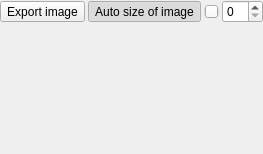
<?xml version="1.0" encoding="UTF-8"?>
<ui version="4.0">
 <class>SliceDockWidget</class>
 <widget class="QDockWidget" name="SliceDockWidget">
  <property name="geometry">
   <rect>
    <x>0</x>
    <y>0</y>
    <width>200</width>
    <height>154</height>
   </rect>
  </property>
  <property name="minimumSize">
   <size>
    <width>200</width>
    <height>154</height>
   </size>
  </property>
  <property name="allowedAreas">
   <set>Qt::AllDockWidgetAreas</set>
  </property>
  <property name="windowTitle">
   <string>Slice</string>
  </property>
  <widget class="QWidget" name="dockWidgetContents">
   <layout class="QGridLayout" name="gridLayout" columnstretch="0,0,0,0" columnminimumwidth="0,0,0,0">
    <property name="leftMargin">
     <number>0</number>
    </property>
    <property name="topMargin">
     <number>0</number>
    </property>
    <property name="rightMargin">
     <number>0</number>
    </property>
    <property name="bottomMargin">
     <number>0</number>
    </property>
    <property name="horizontalSpacing">
     <number>3</number>
    </property>
    <property name="verticalSpacing">
     <number>0</number>
    </property>
    <item row="0" column="1">
     <widget class="QToolButton" name="toolButtonFill">
      <property name="toolTip">
       <string>Auto size of image</string>
      </property>
      <property name="text">
       <string>Auto size of image</string>
      </property>
      <property name="icon">
       <iconset resource="../resources.qrc">
        <normaloff>:/icons/icons/images/icons_24.png</normaloff>:/icons/icons/images/icons_24.png</iconset>
      </property>
      <property name="checkable">
       <bool>true</bool>
      </property>
      <property name="checked">
       <bool>true</bool>
      </property>
     </widget>
    </item>
    <item row="0" column="0">
     <widget class="QToolButton" name="toolButtonSave">
      <property name="toolTip">
       <string>Export image</string>
      </property>
      <property name="text">
       <string>Export image</string>
      </property>
      <property name="icon">
       <iconset resource="../resources.qrc">
        <normaloff>:/icons/icons/images/icons_10.png</normaloff>:/icons/icons/images/icons_10.png</iconset>
      </property>
     </widget>
    </item>
    <item row="0" column="2">
     <widget class="QSlider" name="horizontalSlider">
      <property name="orientation">
       <enum>Qt::Horizontal</enum>
      </property>
     </widget>
    </item>
    <item row="0" column="3">
     <widget class="QSpinBox" name="spinBox"/>
    </item>
    <item row="2" column="0" colspan="4">
     <widget class="QScrollArea" name="scrollArea">
      <property name="frameShape">
       <enum>QFrame::NoFrame</enum>
      </property>
      <property name="widgetResizable">
       <bool>true</bool>
      </property>
      <widget class="QWidget" name="scrollAreaWidgetContents">
       <property name="geometry">
        <rect>
         <x>0</x>
         <y>0</y>
         <width>200</width>
         <height>82</height>
        </rect>
       </property>
       <layout class="QHBoxLayout" name="horizontalLayout_2">
        <property name="spacing">
         <number>0</number>
        </property>
        <property name="leftMargin">
         <number>0</number>
        </property>
        <property name="topMargin">
         <number>0</number>
        </property>
        <property name="rightMargin">
         <number>0</number>
        </property>
        <property name="bottomMargin">
         <number>0</number>
        </property>
        <item>
         <widget class="ImageWidget" name="imageWidget" native="true">
          <property name="cursor">
           <cursorShape>CrossCursor</cursorShape>
          </property>
          <property name="mouseTracking">
           <bool>true</bool>
          </property>
         </widget>
        </item>
       </layout>
      </widget>
     </widget>
    </item>
    <item row="4" column="0" colspan="4">
     <layout class="QHBoxLayout" name="horizontalLayout">
      <item>
       <widget class="QLabel" name="labelInfo">
        <property name="sizePolicy">
         <sizepolicy hsizetype="Expanding" vsizetype="Preferred">
          <horstretch>0</horstretch>
          <verstretch>0</verstretch>
         </sizepolicy>
        </property>
        <property name="text">
         <string/>
        </property>
        <property name="indent">
         <number>3</number>
        </property>
       </widget>
      </item>
      <item>
       <widget class="QLabel" name="labelLoading">
        <property name="minimumSize">
         <size>
          <width>20</width>
          <height>20</height>
         </size>
        </property>
        <property name="text">
         <string/>
        </property>
        <property name="indent">
         <number>-1</number>
        </property>
       </widget>
      </item>
     </layout>
    </item>
   </layout>
  </widget>
 </widget>
 <customwidgets>
  <customwidget>
   <class>ImageWidget</class>
   <extends>QWidget</extends>
   <header location="global">imagewidget.h</header>
   <container>1</container>
   <slots>
    <signal>imageResized(int,int)</signal>
    <signal>clickedPointInImage(int,int)</signal>
    <slot>saveImage()</slot>
    <slot>setAdjust(bool)</slot>
   </slots>
  </customwidget>
 </customwidgets>
 <resources>
  <include location="../resources.qrc"/>
 </resources>
 <connections>
  <connection>
   <sender>horizontalSlider</sender>
   <signal>valueChanged(int)</signal>
   <receiver>spinBox</receiver>
   <slot>setValue(int)</slot>
   <hints>
    <hint type="sourcelabel">
     <x>159</x>
     <y>49</y>
    </hint>
    <hint type="destinationlabel">
     <x>183</x>
     <y>34</y>
    </hint>
   </hints>
  </connection>
  <connection>
   <sender>spinBox</sender>
   <signal>valueChanged(int)</signal>
   <receiver>horizontalSlider</receiver>
   <slot>setValue(int)</slot>
   <hints>
    <hint type="sourcelabel">
     <x>170</x>
     <y>31</y>
    </hint>
    <hint type="destinationlabel">
     <x>159</x>
     <y>49</y>
    </hint>
   </hints>
  </connection>
  <connection>
   <sender>toolButtonFill</sender>
   <signal>clicked(bool)</signal>
   <receiver>imageWidget</receiver>
   <slot>setAdjust(bool)</slot>
   <hints>
    <hint type="sourcelabel">
     <x>39</x>
     <y>33</y>
    </hint>
    <hint type="destinationlabel">
     <x>52</x>
     <y>65</y>
    </hint>
   </hints>
  </connection>
  <connection>
   <sender>toolButtonSave</sender>
   <signal>clicked()</signal>
   <receiver>imageWidget</receiver>
   <slot>saveImage()</slot>
   <hints>
    <hint type="sourcelabel">
     <x>8</x>
     <y>49</y>
    </hint>
    <hint type="destinationlabel">
     <x>25</x>
     <y>66</y>
    </hint>
   </hints>
  </connection>
 </connections>
</ui>
